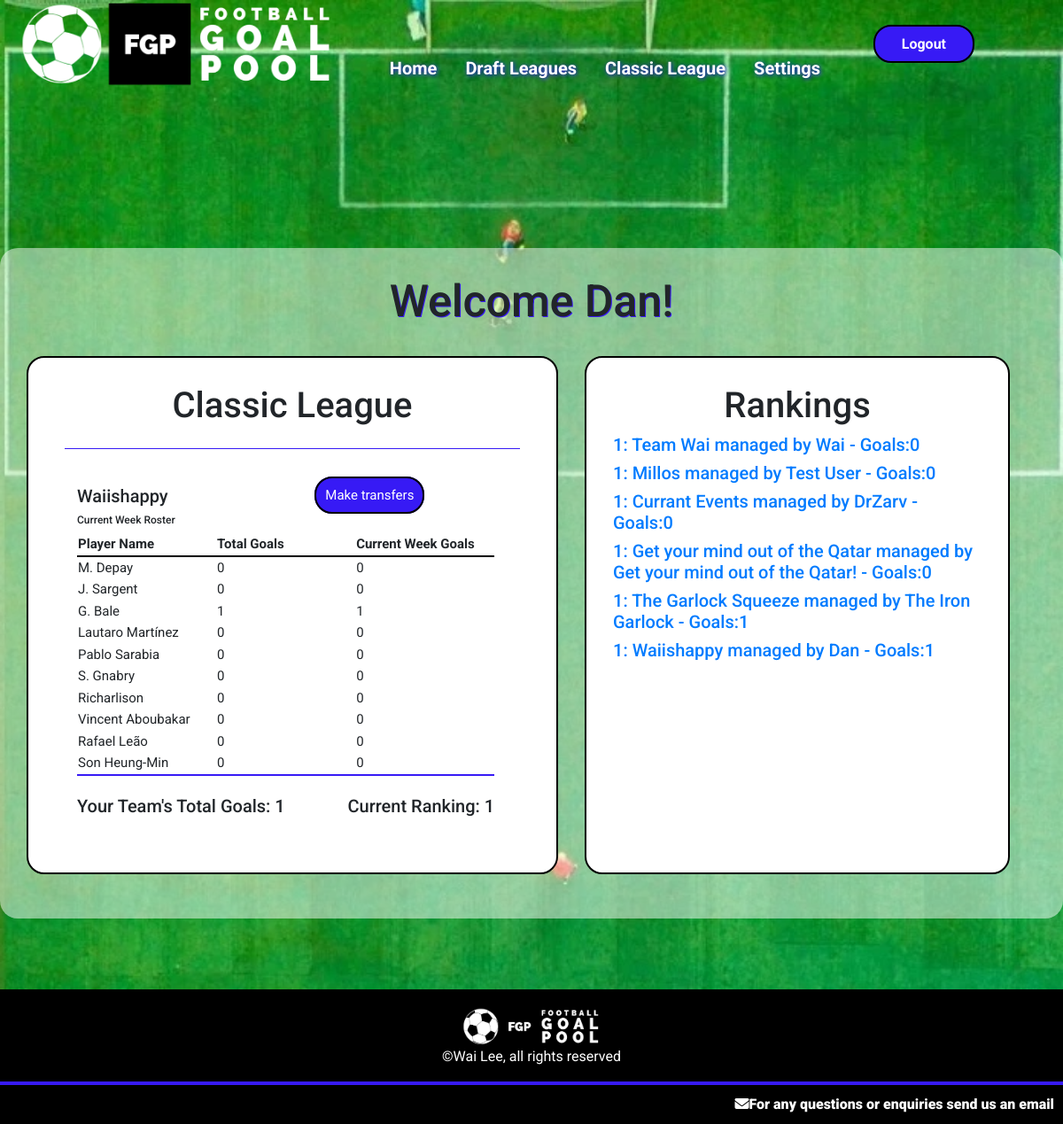
Page /globalleague (signed in) on the earlier database version.
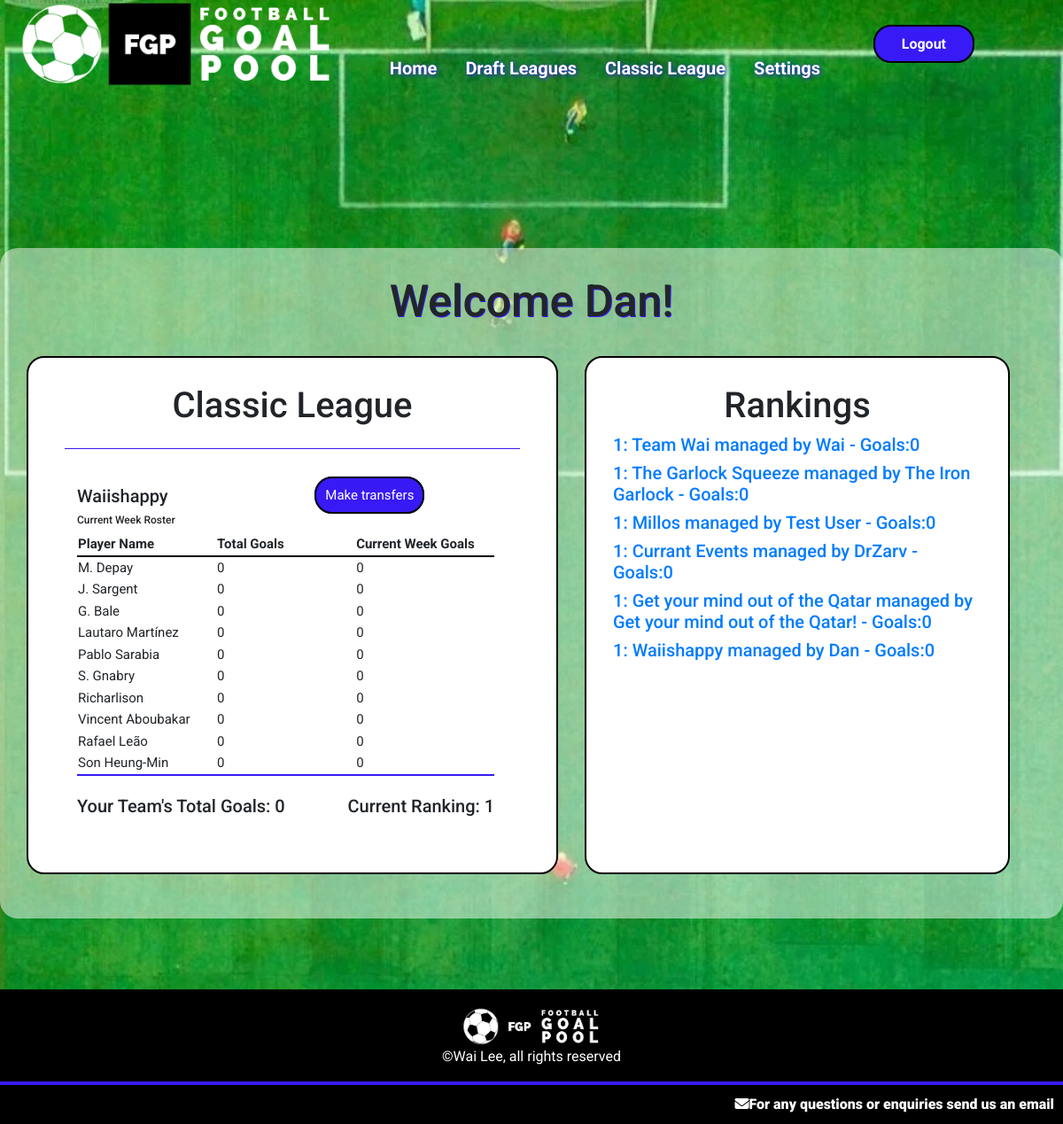
Same page on the later database version.
### goalpoolapp/models.py (models this page shows, shortened)
class Player(models.Model):
    playercode = models.IntegerField()
    leagues = models.ManyToManyField(League, related_name="leagueplayers", blank=True)
    nickname = models.CharField(max_length=64)
    goals = models.IntegerField(default=0)
    country = models.ForeignKey(Country, on_delete=models.CASCADE, related_name="players")
    currentweekgoals = models.IntegerField(default=0)
    position = models.CharField(max_length=12)
    pic = models.CharField(max_length=100)

class Team(models.Model):
    manager = models.ForeignKey(User, on_delete=models.CASCADE, related_name="managedteams")
    league = models.ForeignKey(League, on_delete=models.CASCADE, related_name="leagueteams")
    players = models.ManyToManyField(Player, related_name="teams", blank=True)
    provisionalplayers = models.ManyToManyField(Player, related_name="provisionalteams", blank=True)
    rank = models.IntegerField(default=1)
    teamname = models.CharField(max_length=64)
    totalgoals = models.IntegerField(default=0)
    draftnumber = models.IntegerField(blank=True, null=True)

class User(AbstractUser):
    emailpermission = models.BooleanField(null=True)

### goalpoolapp/views.py (the view)
# urls.py: path('globalleague', views.globalleague, name='globalleague'),
@login_required
def globalleague(request):
    if request.method == "GET":
        global_league = getGlobalLeague()
        try:
            userteam = Team.objects.get(league=global_league, manager=request.user)
            global_teams = global_league.leagueteams.all().order_by('totalgoals')
            teamorder = Paginator(global_teams, 50)
            page = request.GET.get('page')
            teams = teamorder.get_page(page)
            return render(request, 'goalpoolapp/globalleague.html', {
                "league": global_league,
                "team": userteam,
                "teams": teams
            })
        except:
            return render(request, 'goalpoolapp/globalleague.html')

### goalpoolapp/functions.py (called while the page is built)
def getGlobalLeague():
    return League.objects.get(id='19')

### goalpoolapp/templates/goalpoolapp/globalleague.html (shortened to what this page needs)
{% extends "goalpoolapp/layout.html" %}
{% load static %}
{% block body %}
<div id="main-page-content-container">
    <div id="main-page-content">
        <h2>Welcome {{ user.username }}!</h2>
        <br>
        {% if not team %}
        <h3>You currently do not have a team registered for the Classic league</h3>
        <a class="button" href="{% url 'goalpoolapp:createglobalteam' %}">Click here to create a team</a>
        {% else %}
            <div class="leagues-container">
                <div>
                    <div class="leaguecontainer">
                        <h3>Classic League</h3>
                        <hr>
                        <div class="leagueinformation">
                            <div class="leaguetablecontainer">
                                <div class="split-flexbox">
                                    <div>
                                        <h5>{{ team.teamname }}</h5>
                                        <h6>Current Week Roster</h6>
                                    </div>
                                    <br>
                                    <div>
                                        {% if team.manager == user %}
                                        <a class="button" href="{% url 'goalpoolapp:globaltransfers' %}">Make transfers</a>
                                        {% endif %}
                                    </div>
                                    <br>
                                </div>
                                <table class="leaguetable">
                                    <tr>
                                        <th>Player Name</th>
                                        <th>Total Goals</th>
                                        <th>Current Week Goals</th>
                                    </tr>
                                    {% for player in team.players.all %}
                                    <tr>
                                        <td>{{ player.nickname }}</td>
                                        <td>{{ player.goals }}</td>
                                        <td>{{ player.currentweekgoals }}</td>
                                    </tr>
                                    {% endfor %}
                                </table>
                                <br>
                                <div class="split-flexbox">
                                    <h5>
                                        Your Team's Total Goals: {{ team.totalgoals }}
                                    </h5>
                                    <h5>
                                        Current Ranking: {{ team.rank }}
                                    </h5>
                                </div>
                            </div>
                        </div>
                    </div>
                </div>
                <div class="leaguecontainer">
                    <h3>Rankings</h3>
                    <div>
                        {% for team in teams %}
                            <a href="{% url 'goalpoolapp:viewglobalteam' team.id %}">
                                <h5>{{ team.rank }}: {{ team.teamname }} managed by {{ team.manager }} - Goals:{{ team.totalgoals }}</h5>
                            </a>
                        {% endfor %}
                    </div>
                </div>
            </div>
        {% endif %}
    </div>
</div>
{% endblock %}

Differences in the rows shown:
changed Team "Waiishappy": totalgoals "1" → "0"
changed Player "G. Bale": goals "1" → "0"; currentweekgoals "1" → "0"
changed Team "The Garlock Squeeze": totalgoals "1" → "0"; moves up the list
